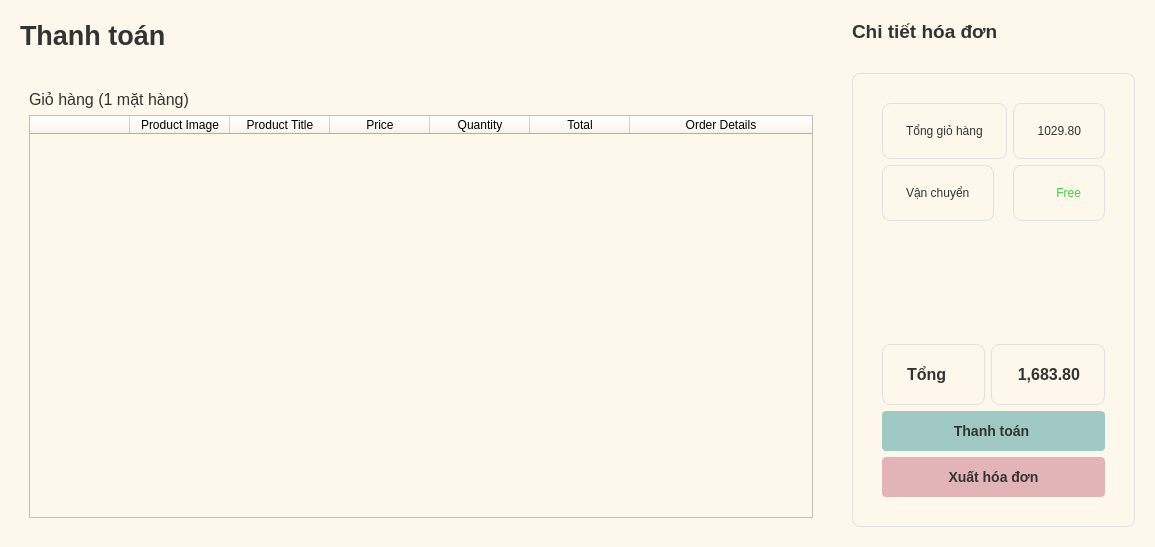
<?xml version="1.0" encoding="UTF-8"?>
<ui version="4.0">
 <class>PaymentPage</class>
 <widget class="QWidget" name="PaymentPage">
  <property name="geometry">
   <rect>
    <x>0</x>
    <y>0</y>
    <width>1155</width>
    <height>547</height>
   </rect>
  </property>
  <property name="windowTitle">
   <string>The Store - Payment</string>
  </property>
  <property name="styleSheet">
   <string notr="true">
    QWidget {
      background-color: #fef8ec;
      font-family: Arial;
    }
    QLabel {
      color: #333333;
    }
   </string>
  </property>
  <layout class="QHBoxLayout" name="mainLayout">
   <property name="spacing">
    <number>30</number>
   </property>
   <property name="leftMargin">
    <number>20</number>
   </property>
   <property name="topMargin">
    <number>20</number>
   </property>
   <property name="rightMargin">
    <number>20</number>
   </property>
   <property name="bottomMargin">
    <number>20</number>
   </property>
   <item>
    <layout class="QVBoxLayout" name="leftLayout">
     <item>
      <widget class="QLabel" name="storeLabel">
       <property name="font">
        <font>
         <family>Arial</family>
         <pointsize>20</pointsize>
         <weight>75</weight>
         <bold>true</bold>
        </font>
       </property>
       <property name="text">
        <string>Thanh toán </string>
       </property>
      </widget>
     </item>
     <item>
      <widget class="QFrame" name="cartFrame">
       <property name="frameShape">
        <enum>QFrame::NoFrame</enum>
       </property>
       <layout class="QVBoxLayout" name="cartLayout">
        <item>
         <widget class="QLabel" name="itemLabel">
          <property name="font">
           <font>
            <family>Arial</family>
            <pointsize>12</pointsize>
           </font>
          </property>
          <property name="text">
           <string>Giỏ hàng (1 mặt hàng)</string>
          </property>
         </widget>
        </item>
        <item>
         <widget class="QTableWidget" name="itemTable">
          <property name="sizePolicy">
           <sizepolicy hsizetype="Expanding" vsizetype="Expanding">
            <horstretch>0</horstretch>
            <verstretch>0</verstretch>
           </sizepolicy>
          </property>
          <property name="styleSheet">
           <string notr="true">
       QTableWidget {
         gridline-color: #e0e0e0;
       }
      </string>
          </property>
          <attribute name="horizontalHeaderStretchLastSection">
           <bool>true</bool>
          </attribute>
          <attribute name="verticalHeaderStretchLastSection">
           <bool>false</bool>
          </attribute>
          <column>
           <property name="text">
            <string/>
           </property>
          </column>
          <column>
           <property name="text">
            <string>Product Image</string>
           </property>
          </column>
          <column>
           <property name="text">
            <string>Product Title</string>
           </property>
          </column>
          <column>
           <property name="text">
            <string>Price</string>
           </property>
          </column>
          <column>
           <property name="text">
            <string>Quantity</string>
           </property>
          </column>
          <column>
           <property name="text">
            <string>Total</string>
           </property>
          </column>
          <column>
           <property name="text">
            <string>Order Details</string>
           </property>
          </column>
         </widget>
        </item>
       </layout>
      </widget>
     </item>
    </layout>
   </item>
   <item>
    <layout class="QVBoxLayout" name="rightLayout">
     <item>
      <widget class="QLabel" name="billDetailLabel">
       <property name="font">
        <font>
         <family>Arial</family>
         <pointsize>14</pointsize>
         <weight>75</weight>
         <bold>true</bold>
        </font>
       </property>
       <property name="text">
        <string>Chi tiết hóa đơn</string>
       </property>
      </widget>
     </item>
     <item>
      <widget class="QFrame" name="billFrame">
       <property name="styleSheet">
        <string>
         QFrame {
           border: 1px solid #e0e0e0;
           border-radius: 8px;
           padding: 20px;
         }
        </string>
       </property>
       <layout class="QVBoxLayout" name="billLayout">
        <item>
         <layout class="QFormLayout" name="billDetails">
          <item row="0" column="0">
           <widget class="QLabel" name="cartTotalLabel">
            <property name="text">
             <string>Tổng giỏ hàng</string>
            </property>
           </widget>
          </item>
          <item row="0" column="1">
           <widget class="QLabel" name="cartTotalValue">
            <property name="text">
             <string>1029.80</string>
            </property>
            <property name="alignment">
             <set>Qt::AlignRight|Qt::AlignTrailing|Qt::AlignVCenter</set>
            </property>
           </widget>
          </item>
          <item row="1" column="0">
           <widget class="QLabel" name="shippingLabel">
            <property name="text">
             <string>Vận chuyển</string>
            </property>
           </widget>
          </item>
          <item row="1" column="1">
           <widget class="QLabel" name="shippingValue">
            <property name="styleSheet">
             <string>color: #44cc44;</string>
            </property>
            <property name="text">
             <string>Free</string>
            </property>
            <property name="alignment">
             <set>Qt::AlignRight|Qt::AlignTrailing|Qt::AlignVCenter</set>
            </property>
           </widget>
          </item>
         </layout>
        </item>
        <item>
         <spacer name="verticalSpacer">
          <property name="orientation">
           <enum>Qt::Vertical</enum>
          </property>
          <property name="sizeHint" stdset="0">
           <size>
            <width>20</width>
            <height>40</height>
           </size>
          </property>
         </spacer>
        </item>
        <item>
         <layout class="QHBoxLayout" name="totalLayout">
          <item>
           <widget class="QLabel" name="totalLabel">
            <property name="font">
             <font>
              <family>Arial</family>
              <pointsize>12</pointsize>
              <weight>75</weight>
              <bold>true</bold>
             </font>
            </property>
            <property name="text">
             <string>Tổng</string>
            </property>
           </widget>
          </item>
          <item>
           <widget class="QLabel" name="totalValue">
            <property name="font">
             <font>
              <family>Arial</family>
              <pointsize>12</pointsize>
              <weight>75</weight>
              <bold>true</bold>
             </font>
            </property>
            <property name="text">
             <string>1,683.80</string>
            </property>
            <property name="alignment">
             <set>Qt::AlignRight|Qt::AlignTrailing|Qt::AlignVCenter</set>
            </property>
           </widget>
          </item>
         </layout>
        </item>
        <item>
         <widget class="QPushButton" name="placeOrderButton">
          <property name="minimumSize">
           <size>
            <width>0</width>
            <height>40</height>
           </size>
          </property>
          <property name="styleSheet">
           <string notr="true">
            QPushButton {
              background-color: #a0c9c3;
              color: #333;
              border-radius: 4px;
              font-weight: bold;
              font-size: 14px;
            }
            QPushButton:hover {
              background-color: #657d81;
		 	  color: white;
            }
           </string>
          </property>
          <property name="text">
           <string>Thanh toán </string>
          </property>
         </widget>
        </item>
        <item>
         <widget class="QPushButton" name="pushButton">
          <property name="minimumSize">
           <size>
            <width>0</width>
            <height>40</height>
           </size>
          </property>
          <property name="styleSheet">
           <string notr="true">
            QPushButton {
              background-color: #e2b4b7;
              color: #333;
              border-radius: 4px;
              font-weight: bold;
              font-size: 14px;
            }
            QPushButton:hover {
              background-color: #bd637e;
		 	  color: white;
            }
           </string>
          </property>
          <property name="text">
           <string>Xuất hóa đơn</string>
          </property>
         </widget>
        </item>
       </layout>
      </widget>
     </item>
    </layout>
   </item>
  </layout>
 </widget>
 <resources/>
 <connections/>
</ui>
